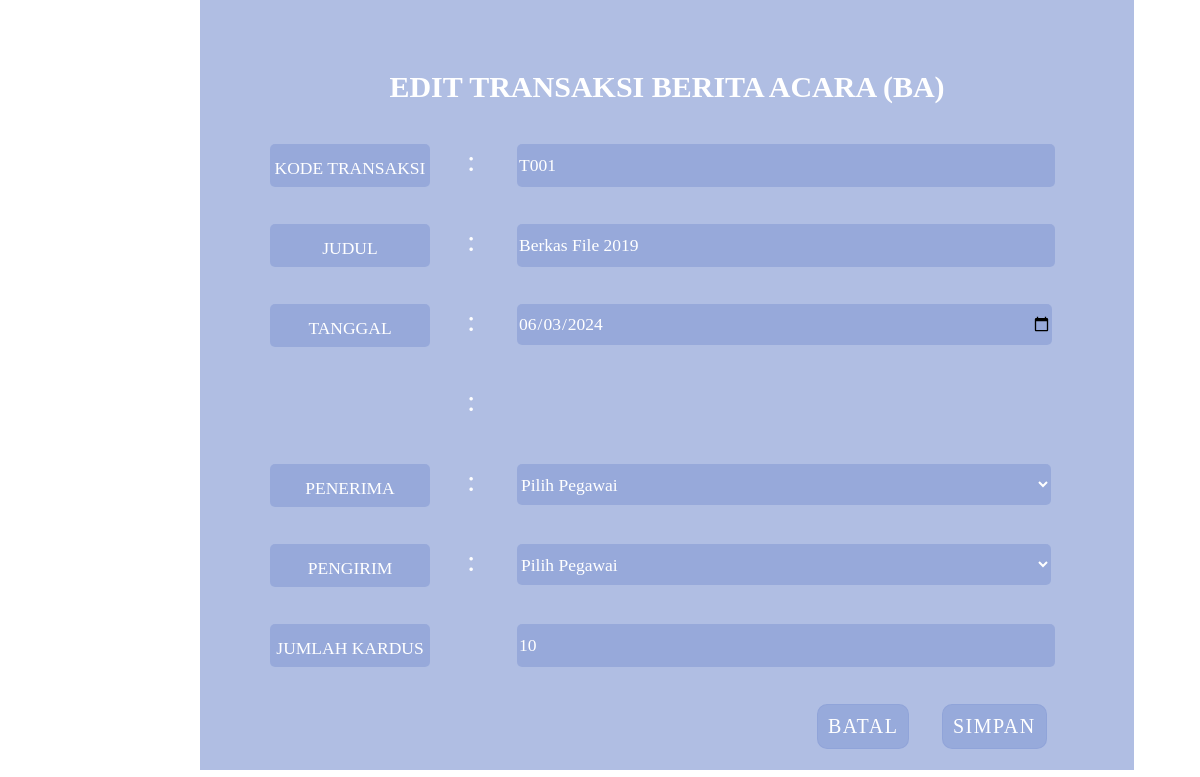
The page /db_arsip/edit-transaksi.php?id_transaksi=1 on the database its author committed.
### tables this page shows
CREATE TABLE `tbl_transaksi` (
  `id_transaksi` int(11) NOT NULL,
  `kd_transaksi` varchar(50) NOT NULL,
  `judul_transaksi` varchar(200) NOT NULL,
  `tgl_diterima` date NOT NULL,
  `id_penerima` int(11) NOT NULL,
  `id_pengirim` int(11) NOT NULL,
  `jumlah_kardus` int(50) NOT NULL
);

### db_arsip/edit-transaksi.php (the view, shortened to what this page needs)
<?php
 include "koneksi.php";
 $id = $_GET['id_transaksi'];
 $ambilData = mysqli_query($conn,"SELECT * FROM tbl_transaksi WHERE id_transaksi='$id'");
 $data = mysqli_fetch_array($ambilData);
?>
<!DOCTYPE html>
<html>
  <head>
    <link rel="stylesheet" href="login2.css" media="screen" title="no title">
    <link href='https://unpkg.com/boxicons@2.1.4/css/boxicons.min.css' rel='stylesheet'>
    <link rel="stylesheet" href="./styles/form-transaksi-1.css"/>
  </head>
  <body>
    <div class="form-transaksi-1">
      <h1>EDIT TRANSAKSI BERITA ACARA (BA)</h1>
      <form action="" method="POST" class="form-item">
        <div class="kotak-kode-transaksi">KODE TRANSAKSI</div>
        <p><a class="titik-dua-1">:</a></p>
        <input type="text" name="kd_transaksi" class="kode-transaksi" value="<?php echo $data['kd_transaksi'] ?>"></input>
        <div class="kotak-judul-transaksi">JUDUL</div>
        <p><a class="titik-dua-2">:</a></p>
        <input type="text" name="judul_transaksi" class="judul-transaksi" value="<?php echo $data['judul_transaksi'] ?>"></input>
        <div class="kotak-tanggal-transaksi">TANGGAL</div>
        <p><a class="titik-dua-3">:</a></p>
        <input type="date" name="tgl_diterima" class="tanggal-transaksi" value="<?php echo $data['tgl_diterima'] ?>"></input>
        <div class="kotak-jum-kardus">JUMLAH KARDUS</div>
        <p><a class="titik-dua-6">:</a></p>
        <input type="text" name="jumlah_kardus" class="jum-kardus" value="<?php echo $data['jumlah_kardus'] ?>"></input>
        <div class="kotak-penerima">PENERIMA</div>
        <p><a class="titik-dua-4">:</a></p>
        <select name="id_pegawai" id="id_pegawai" class="penerima">
            <option>Pilih Pegawai</option>
              </select>
        <div class="kotak-pengirim">PENGIRIM</div>
        <p><a class="titik-dua-5">:</a></p>
        <select name="id_pegawai" id="id_pegawai" class="pengirim">
            <option>Pilih Pegawai</option>
              </select>
        <a href="transaksi.php">
          <button type="submit" name="simpan" class="btn-simpan">SIMPAN</button>
        </a>
        <a href="transaksi.php">
          <button type="submit" name="batal" class="btn-batal">BATAL</button>
        </a>
      </form>
    </div>
  </body>
</html>

### db_arsip/styles/login2.css (style rules this page uses)
body { margin: 0; padding: 0; background-color: rgba(142, 162, 215, 0.7); background-size: cover; background-position: center; background-repeat: no-repeat; background-attachment: fixed; font-family: 'Inria Sans'; }

### rows shown on the page
tbl_transaksi: kd_transaksi "T001", judul_transaksi "Berkas File 2019", tgl_diterima "06/03/2024", jumlah_kardus "10"
